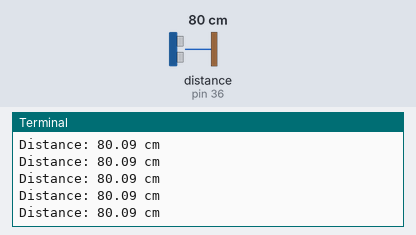
Simulated run of this program. Board: Raspberry Pi (header pin numbers). On the bench: the last lines printed to the terminal. The inputs (shaded band) are chosen by the test bench; at power-on: distance to the obstacle (sensor on pin 36) 80 cm. The echo pulse lasts 58.3 µs per cm; the clock reads 2024-03-15 10:24:30 at power-on unless the program sets it.

Above: at 1.2 s.
1.3 s: distance to the obstacle (sensor on pin 36) set to 2 cm
At 1.59 s:
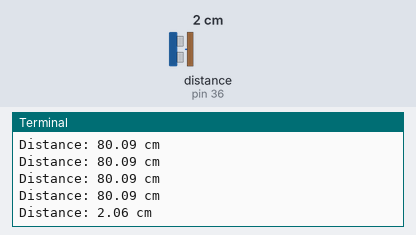
2.8 s: distance to the obstacle (sensor on pin 36) set to 4 cm
At 2.8 s:
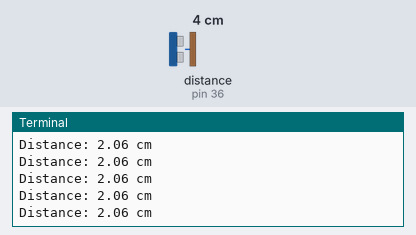
Timing chart, 0 to 5.8 s (numbered marks = the images above; inputs shaded):
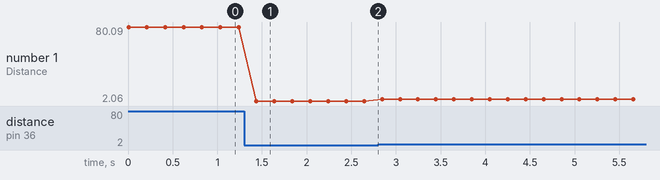

The program:

distance.py
```python
#!/usr/bin/env python
# coding = utf-8
from RPi import GPIO
import time
import sys

Frequence = 5
Trig  = 38
Echo = 36

GPIO.setmode(GPIO.BOARD)
GPIO.setwarnings(False)
GPIO.setup(Trig, GPIO.OUT)
GPIO.setup(Echo, GPIO.IN)

def distance():
    try:
            GPIO.output(Trig,GPIO.HIGH)
            time.sleep(0.00001)
            GPIO.output(Trig, GPIO.LOW)


            while GPIO.input(Echo) == GPIO.LOW:
                Start_time = time.time()

            while GPIO.input(Echo) == GPIO.HIGH:
                Stop_time = time.time()
    except KeyboardInterrupt:
        print('User press CTRL+c, exit')
    distance = 34300 * (Stop_time - Start_time) / 2
    return distance

if __name__ == '__main__':
    try:
        while True:
            dis = distance()
            print('Distance: %.2f cm'%dis)
            time.sleep(1.0 / Frequence)
    except KeyboardInterrupt:
        print('User press CTRL+c, exit')
        sys.exit()
    finally:
	GPIO.cleanup()
```

Measured:
- after the input at 1.3 s, the terminal: prints a new line after 0.14 s (image 1)
- plotted number 1: 80.09 → 2.06 after the input at 1.3 s, 2.06 → 4.1 after the input at 2.8 s
